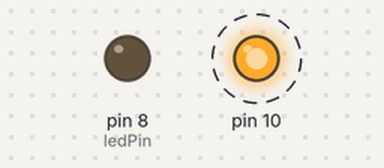
Bench run of a sketch on a simulated Arduino Uno, built with avr-gcc and run on an emulated ATmega328P. Shown: output pins drawn as LEDs (lit = HIGH). Dashed ring = blinking. What the sketch prints to the serial monitor is not drawn.

Above: at 0.5 s.
Timing chart, 0 to 3.0 s (numbered marks = the images above):
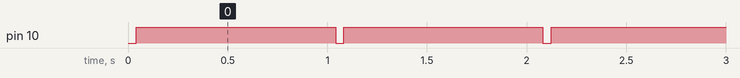

The sketch:

SPI_SimpleMaster01.ino
```cpp
/* SPI  M A S T E R
 * by Hari Wiguna
 * With huge thanks to Nick Gammon and Roger Linhart
 *
 * v00 - one byte command
 * v01 - Master sends 0, 1, 2, ..7
 *
 * SPI pin numbers:
 * SCK   13  // Serial Clock.
 * MISO  12  // Master In Slave Out.
 * MOSI  11  // Master Out Slave In.
 * SS    10  // Slave Select
 */

#include <SPI.h>

const byte ledPin = 8;        // Slave LED digital I/O pin.

void setup() {
  Serial.begin(9600);// Initialize serial for troubleshooting.
  pinMode(ledPin, OUTPUT);// Initialize master led.

  // Initialize SPI.
  // SCK, MOSI, SS pins into output mode
  // also put SCK, MOSI into LOW state, and SS into HIGH state.
  // Then put SPI hardware into Master mode and turn SPI on
  SPI.begin();

  //SPI.setClockDivider(SPI_CLOCK_DIV8);  // Slow down the master a bit
  Serial.println("Master Initialized");
}

void loop() {
  for (int i = 0; i < 8; i++)
  {
//    for (int c = 0; c < 8; c++)
//    {
//      Serial.print(String(c) + " ");
//      delay(100);
//    }
    Serial.println();
    SPISend(i);
    delay(500);

  }
}

void SPISend(byte data)
{
  digitalWrite(SS, LOW); // Select and wait for slave.  LOW = Select Slave
  Serial.println("\n[[[ Slave Selected.");
  delay(20); // Give slave time to check his Slave Select pin

  SPI.transfer(data); // Send data, ignore meaningless slave response (it didn't know what master wants)
  Serial.print(data, DEC);
  Serial.println(" sent.");
  delay(20);// Wait for slave.

  byte rx = SPI.transfer(255); // Send garbage, Get slave response.
  if (rx >= 0 && rx < 8)
  {
    Serial.print("Slave acknowledged: ");
    Serial.println(rx, DEC);
  }
  else
  {
    Serial.println("Master does not expect that slave returned:" + String(rx) + ".");
  }
  digitalWrite(SS, HIGH); // Disable slave.
  Serial.println("Slave UNSELECTED ]]]");
  delay(500); // Debounce master button.
}
```

Measured:
- by itself, pin 10: alternates HIGH for 1.0 s and LOW for 0.04 s
